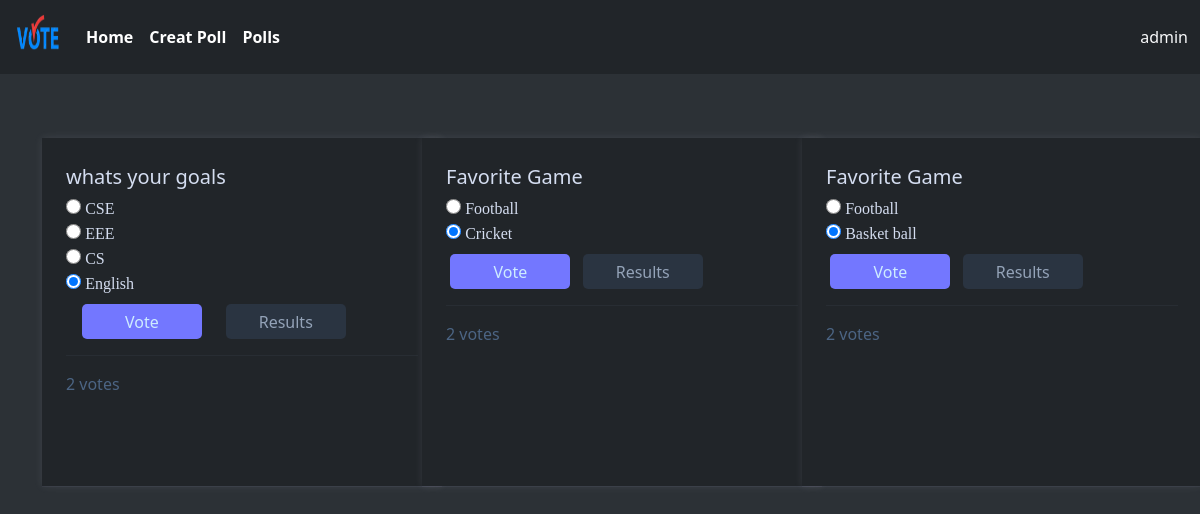
The app's page /results (signed in), older data.
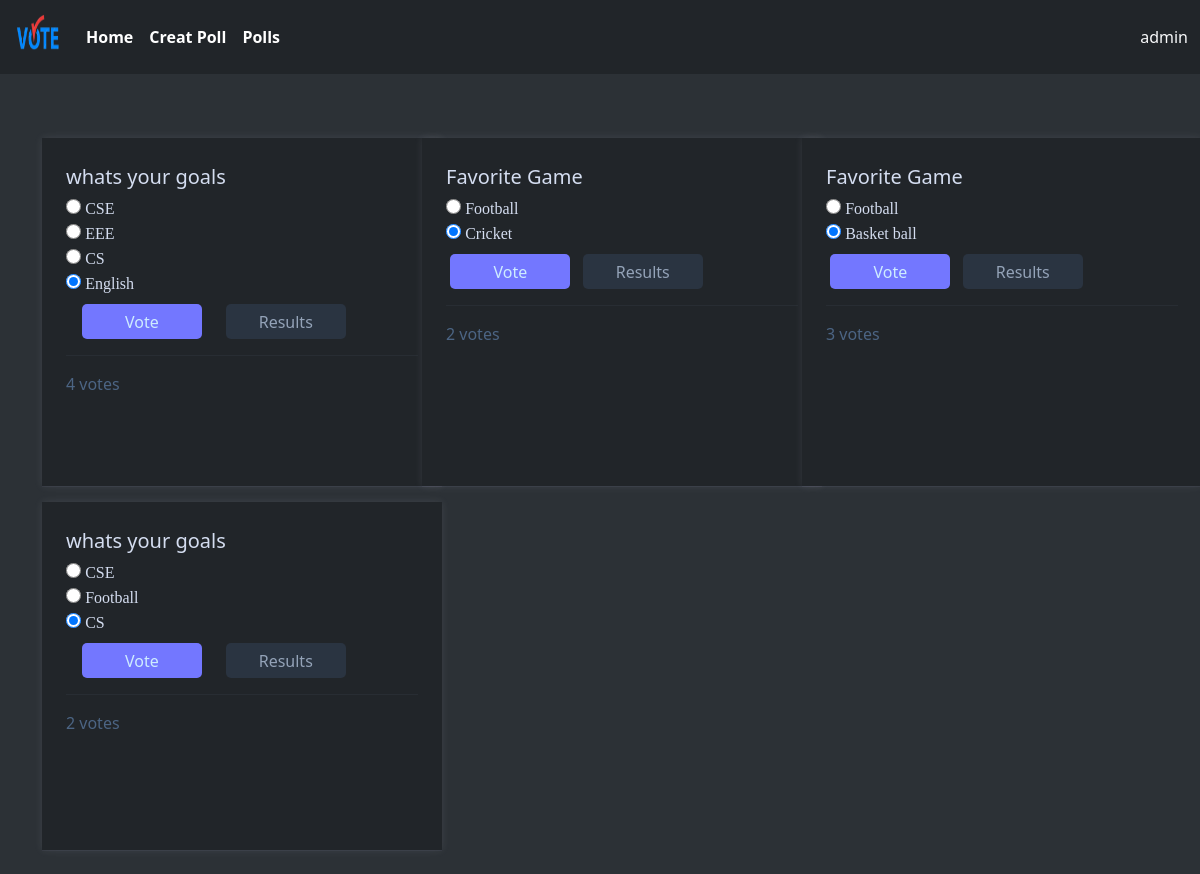
The same page, newer data.
### vote_application/models.py (models this page shows, shortened)
class CreatePoll(models.Model):
    user_gmail = models.CharField(max_length=50, default='')
    id = models.AutoField(primary_key=True)
    que = models.CharField(max_length=30)
    polls = models.CharField(max_length=200)
    values = models.CharField(max_length=500, default='')
    total_vote = models.IntegerField(max_length=10000000, default=0)

### vote_application/results.py (the view)
# urls.py: path('results', results.results, name='results'),
@login_required(login_url='login')
def results(request):
    if request.user.is_authenticated:
        polls = CreatePoll.objects.all()
        username = request.user.username
        button_dispalay = 'd-none'
        user_display = 'd-flex'
        return render(request, 'vote_application/results.html',
                      {'username': username, 'button_dispalay': button_dispalay, 'user_display': user_display,
                       'polls': polls})
    else:
        button_dispalay = 'd-flex'
        user_display = 'd-none'
        return render(request, 'vote_application/results.html',
                      {'button_dispalay': button_dispalay, 'user_display': user_display})

### vote_application/templatetags/custom_filters.py (called while the page is built)
@register.filter(name='split')
def split(value, arg):
    return value.split(arg)

### vote_application/templates/vote_application/results.html (shortened to what this page needs)
<!doctype html>
<html lang="en">
<head>
    {% load static%}
    <link rel="stylesheet" href="{% static 'vote_application/css/style.css' %}">
    <link href="https://cdn.jsdelivr.net/npm/bootstrap@5.0.2/dist/css/bootstrap.min.css" rel="stylesheet"
>
</head>
<body>
{% include 'vote_application/navbar.html' %}
{% load custom_filters %}
<section style="overflow-y: auto; margin-bottom:100;" class="dark-background pt-5">
    <div class="container">
        <div class="row">
            {% for poll in polls %}
            <div class="col-lg-4 mt-3">
                <div class="example-div p-4">
                    <div id="q_div_{{ poll.id }}" style="height: 300px; width: 300; display: block;">
                        <div class="d-flex">
                            <form class="form" action="{% url 'count_vote'%}" method="post">
                                <section class='poll_que mb-1'>{{poll.que}}</section>
                                {% for option in poll.polls|split:", " %}
                                <div>
                                    <input id="{{option}}" value="{{option}}" class="redio_b" type="radio"
                                           name="poll_{{ poll.id }}" checked>
                                    <label for="{{option}}" class="redio_label">{{option}}</label>
                                </div>
                                {% endfor %}
                                <div class='mt-2 button_div d-flex justify-content-center'>
                                    <button class="vote me-2">Vote</button>
                                </div>
                            </form>
                            <button class="results mt-auto" onclick="toggleView('{{ poll.id }}')">Results</button>
                        </div>
                        <hr style="color: #3d4450;">
                        <span style="color: #4c6584;">{{poll.total_vote}} votes</span>
                    </div>
                </div>
            </div>
            {% endfor %}
        </div>
    </div>
</section>
</body>
</html>

### vote_application/templates/vote_application/navbar.html (shortened to what this page needs)
<section>
    <nav class="navbar navbar-expand-lg navbar-dark bg-dark">
        <div class="container-fluid">
            <a class="navbar-brand mb-2" href="{% url 'Home' %}">
                {% load static%}
                <img src="{% static 'vote_application/img/hadding_logo .png' %}" alt width="50" height="40">
            </a>
            <div class="collapse navbar-collapse" id="navbarSupportedContent">
                <ul class="navbar-nav me-auto mb-2 mb-lg-0">
                    <li class="nav-item">
                        <a class="nav-link fw-bold active c_ol" aria-current="page" href="{% url 'Home' %}">Home</a>
                    </li>
                    <li class="nav-item">
                        <a class="nav-link fw-bold active c_ol" aria-current="page" href="{% url 'create_poll' %}">Creat
                            Poll</a>
                    </li>
                    <li class="nav-item">
                        <a class="nav-link fw-bold active c_ol" aria-current="page" href="{% url 'results' %}">Polls</a>
                    </li>
                </ul>
                <section class=" {{user_display}} user-dropdown" onclick="toggleDropdown()">
                    <span class="text-light" id="username">{{username}}</span>
                </section>
            </div>
        </div>
    </nav>
</section>

### vote_application/static/vote_application/css/style.css (style rules this page uses)
body { margin: 0; overflow-y:auto; }
.dark-background { width: 100vw; height: 100vh; background-color: #2c3136; color: white; }
.example-div { box-shadow: rgba(186, 186, 238, 0.05) 0px 1px 0px, rgba(227, 227, 250, 0.1) 0px 0px 8px; background-color: #212529; color: black; min-width: 400px; max-width: 500px; }
label { font-family: Georgia, serif; color: #d4ddf0; }
.redio_b { height: 15px; width: 15px; color: #212529; }
.poll_que { color: #d4ddf0; font-size: 20px; }
.vote { width: 120px; border-radius: 5px; background-color: #7377FF; border: none; height: 35px; color: #CEECFF; }
.results { width: 120px; border-radius: 5px; background-color: #2A3441; border: none; height: 35px; color: #94A3B8; }

### vote_application/templates/vote_application/nav.html (style rules this page uses)
.user-dropdown { position: relative; display: inline-block; cursor: pointer; }

Row changes from the older to the newer data that the page shows:
changed CreatePoll (number 1 of 4 on the later page): total_vote "2" → "4"
changed CreatePoll (number 3 of 4 on the later page): total_vote "2" → "3"
added CreatePoll: que "whats your goals", polls "CSE" "Football" "CS", total_vote "2"
